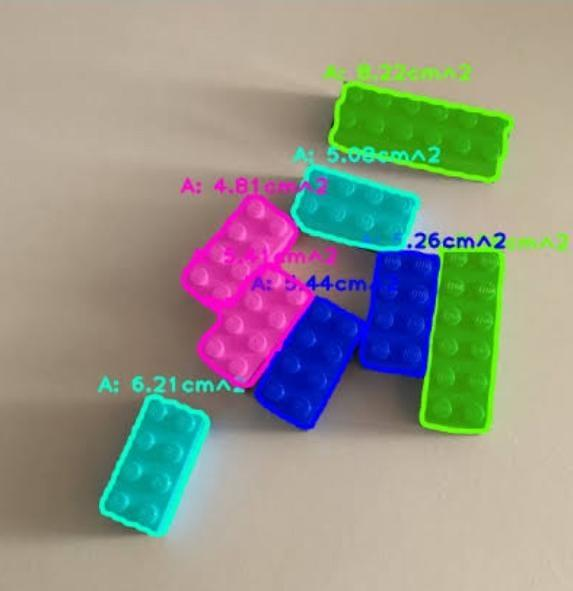
#> input picture image.jpg, 573 x 591 px, found by its file name
$ python main.py
#> lines starting #> are read from the running program, lines starting #| are printed output that depends on the picture; after the words box and inside, x2 and y2 are one past the last pixel; in counts of white or black regions, pixels touching at a corner belong together
import cv2
import numpy as np

# Load the image
image_path = 'C:/Users/Ashutosh Das/OneDrive/Desktop/Gigazit/image.jpg'
image = cv2.imread(image_path)
#> image is the input picture: shape (591, 573, 3); mean B, G, R 137.9, 149.2, 148.2

# Convert the image to grayscale
gray = cv2.cvtColor(image, cv2.COLOR_BGR2GRAY)
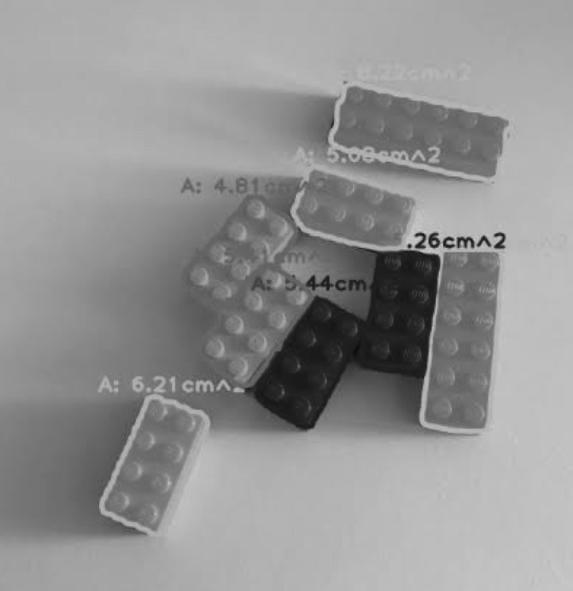
#> gray: shape (591, 573); min 11, max 204, mean 147.6

# Apply GaussianBlur to reduce noise and improve contour detection
blurred = cv2.GaussianBlur(gray, (5, 5), 0)

# Perform edge detection
edged = cv2.Canny(blurred, 50, 150)
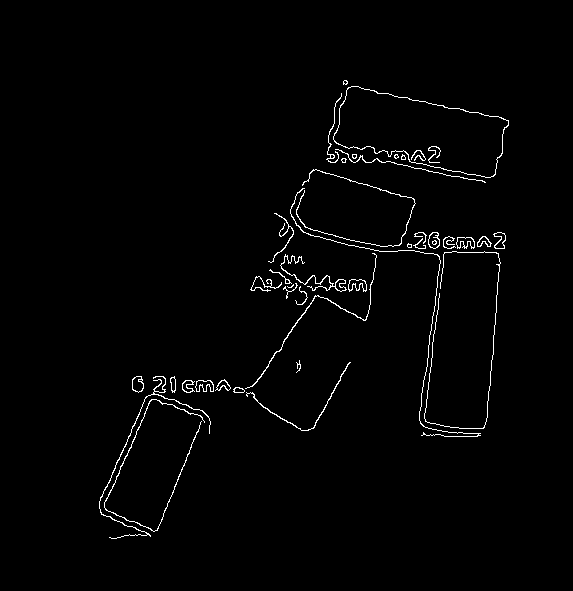
#> edged: shape (591, 573); 1.5% white in thin lines or dots, all inside (x1, y1, x2, y2) = (99, 80, 509, 539)

# Find contours for rectangle detection
contours, _ = cv2.findContours(edged.copy(), cv2.RETR_EXTERNAL, cv2.CHAIN_APPROX_SIMPLE)
#> contours = 38 contours, 14 with area under 20; largest, box (x1, y1, x2, y2) and area: (333, 86, 509, 178) 9756, (132, 376, 144, 393) 144, (428, 232, 440, 249) 143, (348, 279, 367, 292) 140, (280, 254, 347, 292) 140

# Function to calculate area of a rectangle
def calculate_rectangle_area(contour):
    x, y, w, h = cv2.boundingRect(contour)
    area = w * h
    return area, (x, y, w, h)

# Detect rectangles and calculate their areas
rectangle_areas = []
for contour in contours:
    area, (x, y, w, h) = calculate_rectangle_area(contour)
    rectangle_areas.append((area, (x, y, w, h)))
    # Draw rectangle around detected object
    cv2.rectangle(image, (x, y), (x + w, y + h), (0, 0, 255), 2)
#> this loop made 38 passes
#> (x, y, w, h, area) on passes 1 to 12: (104, 399, 101, 133, 13433), (233, 387, 12, 6, 72), (195, 380, 19, 12, 228), (182, 380, 13, 13, 169), (215, 379, 16, 12, 192), (170, 376, 6, 17, 102), (99, 376, 112, 163, 18256), (132, 376, 12, 17, 204), (246, 362, 105, 69, 7245), (296, 360, 5, 13, 65), (295, 286, 13, 19, 247), (287, 284, 7, 4, 28)
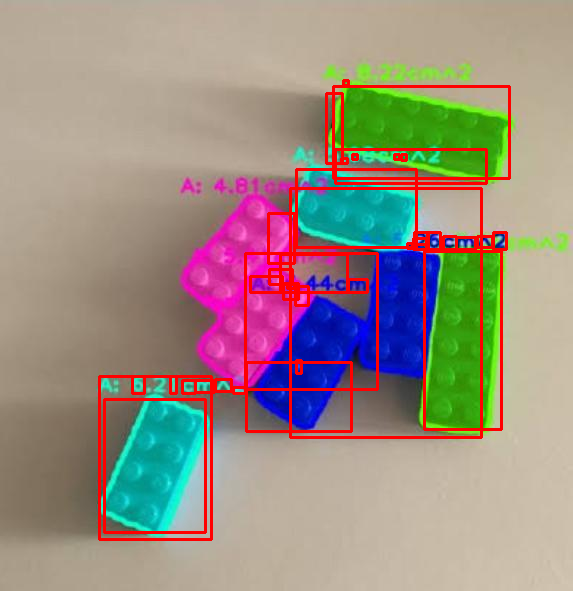
#> image: shape (591, 573, 3); 5.21% of pixels changed, all inside (x1, y1, x2, y2) = (98, 79, 511, 541)
#> after the loop, rectangle_areas = 38 items

# [13 lines of commented-out code are left out]
cv2.imshow("Detected Objects ", image)
cv2.waitKey(0)
cv2.destroyAllWindows()

# Print detected rectangle areas
print("Rectangular Objects:")
for i, (area, (x, y, w, h)) in enumerate(rectangle_areas):
    print(f"Object {i + 1}:")
    print(f"  Location: (x: {x}, y: {y}, width: {w}, height: {h})")
    print(f"  Surface Area: {area} square pixels")
#> this loop made 38 passes
#> (area, x, y, w, h) on passes 1 to 12: (13433, 104, 399, 101, 133), (72, 233, 387, 12, 6), (228, 195, 380, 19, 12), (169, 182, 380, 13, 13), (192, 215, 379, 16, 12), (102, 170, 376, 6, 17), (18256, 99, 376, 112, 163), (204, 132, 376, 12, 17), (7245, 246, 362, 105, 69), (65, 296, 360, 5, 13), (247, 295, 286, 13, 19), (28, 287, 284, 7, 4)
#> (printed output is left out)

# [8 lines of commented-out code are left out]
output_path = 'C:/Users/Ashutosh Das/OneDrive/Desktop/Gigazit'
cv2.imwrite(output_path, image)
print(f"Output image saved to {output_path}")
